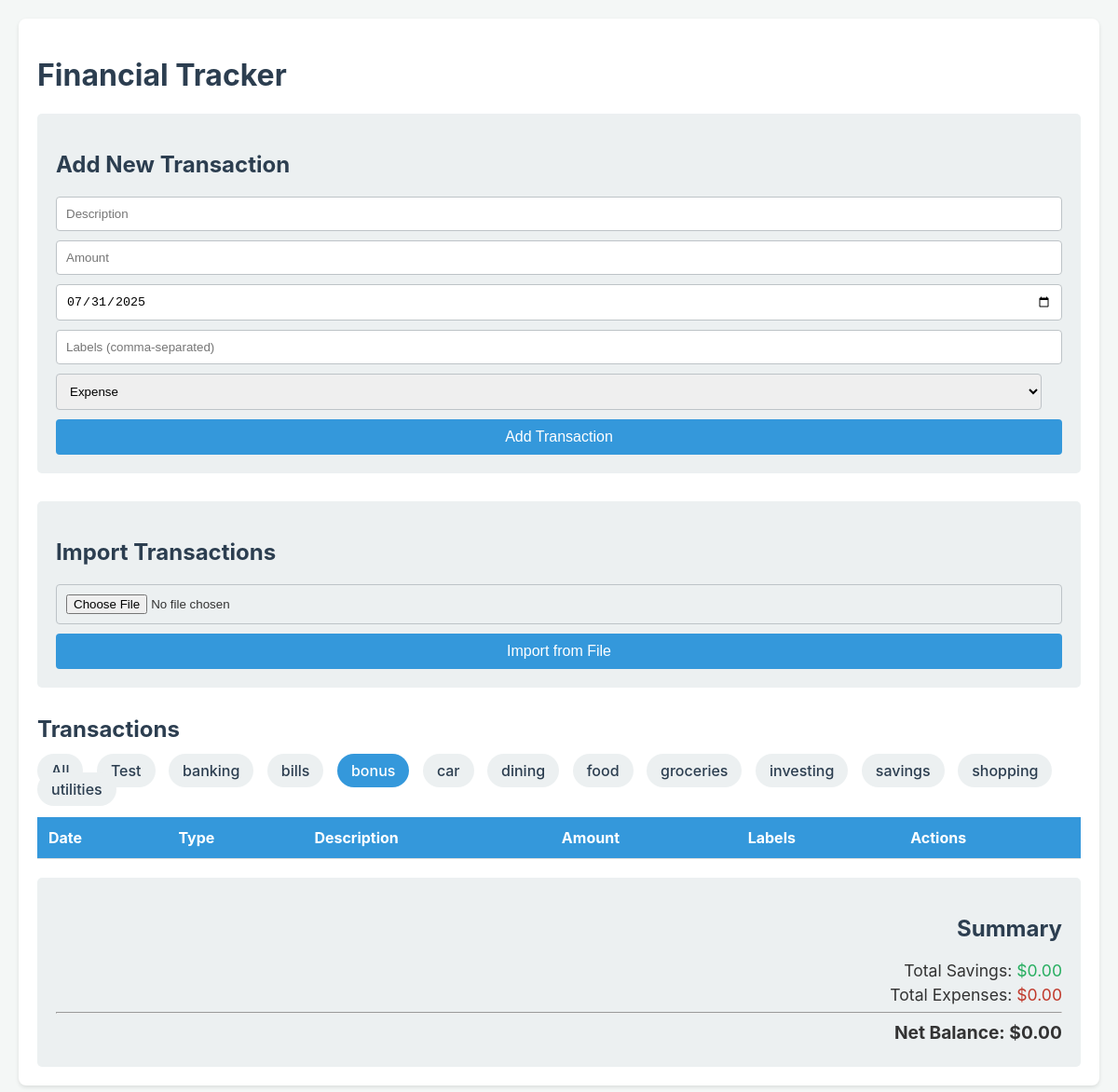
/?label=bonus, run on the app's committed database.
### tables this page shows
CREATE TABLE labels (
                id INTEGER PRIMARY KEY AUTOINCREMENT,
                name TEXT NOT NULL UNIQUE
            );

### app.py (the view)
@app.route('/')
def index():
    label_filter = request.args.get('label')
    transactions = get_transactions_db(label_filter=label_filter)
    labels = get_all_labels_db()
    total_savings = sum(t['amount'] for t in transactions if t['type'] == 'saving')
    total_expenses = sum(t['amount'] for t in transactions if t['type'] == 'expense')
    net_balance = total_savings - total_expenses
    totals = {
        'savings': total_savings,
        'expenses': total_expenses,
        'net': net_balance
    }
    today = datetime.date.today().isoformat()
    return render_template('index.html', transactions=transactions, totals=totals, today=today, labels=labels, selected_label=label_filter)

### app.py (called while the page is built)
def create_connection():
    conn = None
    try:
        conn = sqlite3.connect('finance.db', check_same_thread=False)
    except Error as e:
        print(e)
    return conn

def get_all_labels_db():
    conn = create_connection()
    try:
        conn.row_factory = sqlite3.Row
        cur = conn.cursor()
        cur.execute("SELECT id, name FROM labels ORDER BY name")
        rows = cur.fetchall()
        return rows
    except Error as e:
        print(f"Failed to retrieve labels: {e}")
        return []
    finally:
        if conn:
            conn.close()

### templates/index.html (shortened to what this page needs)
<!DOCTYPE html>
<html lang="en">
<head>
</head>
<body>
    <div class="container">
        <h1>Financial Tracker</h1>
        <form action="/add" method="post">
            <h2>Add New Transaction</h2>
            <input type="text" name="description" placeholder="Description" required>
            <input type="number" name="amount" placeholder="Amount" step="0.01" min="0.01" required>
            <input type="date" name="transaction_date" value="{{ today }}" required>
            <input type="text" name="labels" placeholder="Labels (comma-separated)">
            <select name="type">
                <option value="expense">Expense</option>
            </select>
            <button type="submit">Add Transaction</button>
        </form>
        <form action="/import" method="post" enctype="multipart/form-data">
            <h2>Import Transactions</h2>
            <input type="file" name="file" accept=".json,.csv" required>
            <button type="submit">Import from File</button>
        </form>
        <h2>Transactions</h2>
        <div class="filter-container">
            <a href="{{ url_for('index') }}" class="{{ 'active' if not selected_label else '' }}">All</a>
            {% for label in labels %}
            <a href="{{ url_for('index', label=label.name) }}" class="{{ 'active' if selected_label == label.name else '' }}">{{ label.name }}</a>
            {% endfor %}
        </div>
        <table>
            <thead>
                <tr>
                    <th>Date</th>
                    <th>Type</th>
                    <th>Description</th>
                    <th>Amount</th>
                    <th>Labels</th>
                    <th>Actions</th>
                </tr>
            </thead>
        </table>
        <div class="summary">
            <h2>Summary</h2>
            <p>Total Savings: <span class="saving">${{ "%.2f"|format(totals.savings) }}</span></p>
            <p>Total Expenses: <span class="expense">${{ "%.2f"|format(totals.expenses) }}</span></p>
            <hr>
            <p class="net-balance">Net Balance: <span>${{ "%.2f"|format(totals.net) }}</span></p>
        </div>
    </div>
</body>
</html>

### templates/index.html (style rules this page uses)
body { font-family: -apple-system, BlinkMacSystemFont, "Segoe UI", Roboto, "Helvetica Neue", Arial, sans-serif; background-color: #f4f7f6; color: #333; margin: 0; padding: 20px; }
.container { max-width: 1300px; margin: auto; background: #fff; padding: 20px; border-radius: 8px; box-shadow: 0 2px 4px rgba(0,0,0,0.1); }
h1, h2 { color: #2c3e50; }
form { margin-bottom: 30px; padding: 20px; background-color: #ecf0f1; border-radius: 5px; }
form input, form select { width: calc(100% - 22px); padding: 10px; margin-bottom: 10px; border: 1px solid #bdc3c7; border-radius: 4px; }
form button { width: 100%; padding: 10px; border: none; background-color: #3498db; color: white; font-size: 16px; border-radius: 4px; cursor: pointer; }
table { width: 100%; border-collapse: collapse; margin-bottom: 20px; }
th, td { text-align: left; padding: 12px; border-bottom: 1px solid #ddd; }
th { background-color: #3498db; color: white; }
.expense { color: #c0392b; }
.saving { color: #27ae60; }
.summary { padding: 20px; background: #ecf0f1; border-radius: 5px; text-align: right; }
.summary p { margin: 5px 0; font-size: 1.1em; }
.summary .net-balance { font-weight: bold; font-size: 1.2em; }
.filter-container { margin-bottom: 20px; }
.filter-container a { text-decoration: none; padding: 8px 15px; margin-right: 10px; border-radius: 20px; background-color: #ecf0f1; color: #2c3e50; font-weight: 500; }
.filter-container a.active { background-color: #3498db; color: white; }

### data on the page
labels: name "Test"
labels: name "banking"
labels: name "bills"
labels: name "bonus"
labels: name "car"
labels: name "dining"
labels: name "food"
labels: name "groceries"
labels: name "investing"
labels: name "savings"
labels: name "shopping"
labels: name "utilities"

### other printed values
{{ "%.2f"|format(totals.savings) }} "0.00"
{{ "%.2f"|format(totals.expenses) }} "0.00"
{{ "%.2f"|format(totals.net) }} "0.00"
